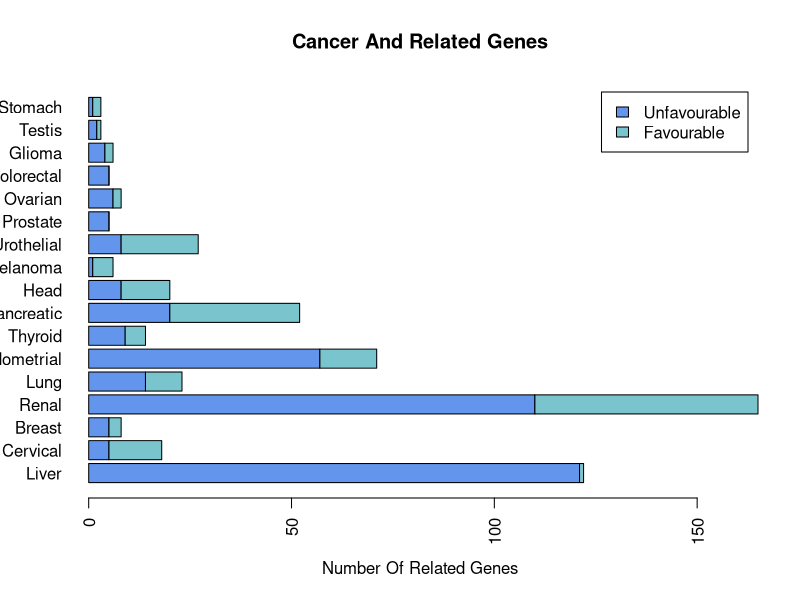

Here is the R script that generated this plot:
nums <- read.table("CancerCount.csv",sep = ",", header = TRUE)


mat <- matrix(c(nums$Unfavourable, nums$Favourable), ncol=2) 

barplot(t(mat), horiz = TRUE, names.arg = nums$BodyPart, las=2, main = "Cancer And Related Genes", xlab = "Number Of Related Genes", col = c( "cornflowerblue","cadetblue3"), legend = c("Unfavourable", "Favourable"))